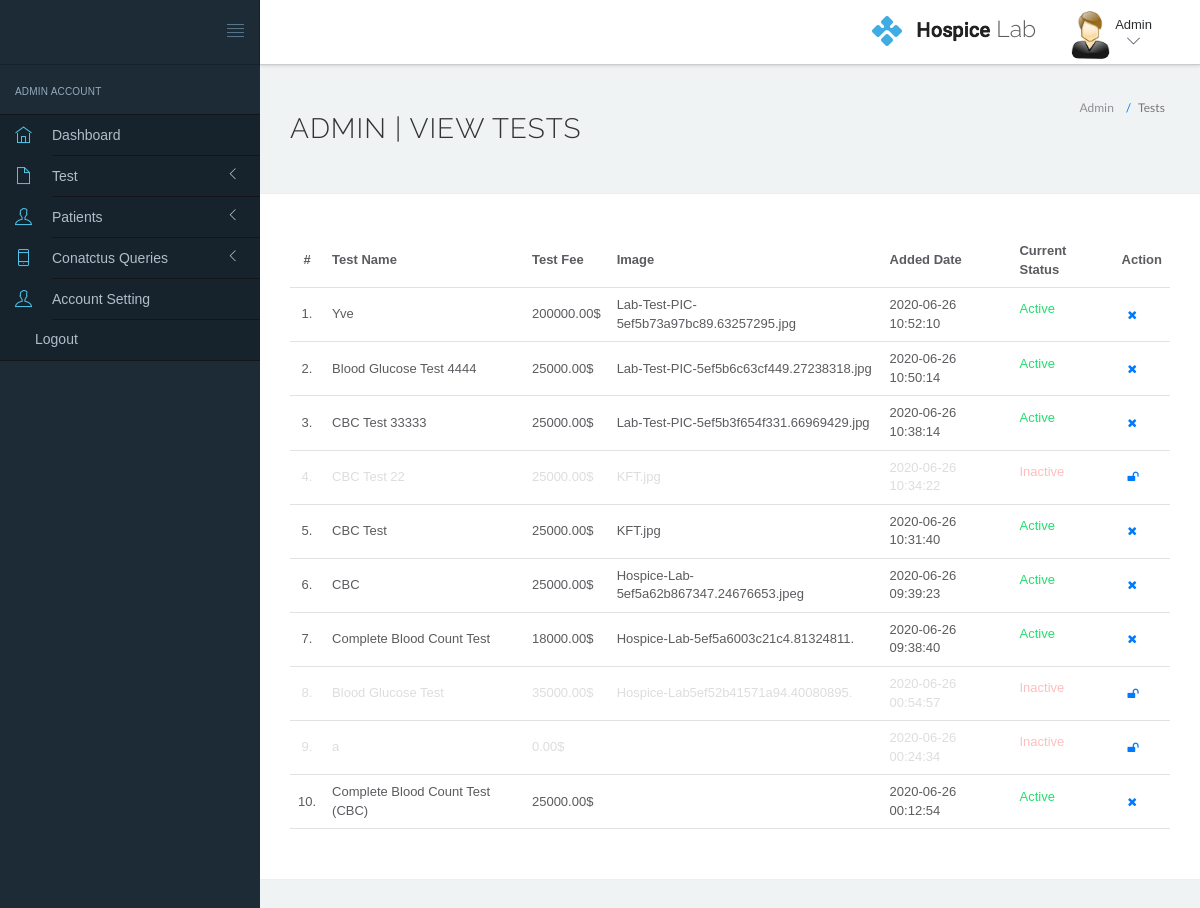
Screenshot of /management/hms/admin/test-list.php (signed in) with the database file from the repository.
### tables this page shows
CREATE TABLE `tests` (
  `ID` int(225) NOT NULL,
  `test_name` varchar(225) NOT NULL,
  `test_fee` decimal(65,2) NOT NULL,
  `image` varchar(225) NOT NULL,
  `status` int(11) NOT NULL,
  `date_test` datetime NOT NULL DEFAULT current_timestamp()
);

### management/hms/admin/test-list.php (the view, shortened to what this page needs)
<?php
include('include/config.php');
?>
<!DOCTYPE html>
<html lang="en">
	<head>
		<link rel="stylesheet" href="vendor/bootstrap/css/bootstrap.min.css">
		<link rel="stylesheet" href="vendor/fontawesome/css/font-awesome.min.css">
		<link rel="stylesheet" href="vendor/themify-icons/themify-icons.min.css">
		<link href="vendor/animate.css/animate.min.css" rel="stylesheet" media="screen">
		<link href="vendor/perfect-scrollbar/perfect-scrollbar.min.css" rel="stylesheet" media="screen">
		<link href="vendor/switchery/switchery.min.css" rel="stylesheet" media="screen">
		<link href="vendor/bootstrap-touchspin/jquery.bootstrap-touchspin.min.css" rel="stylesheet" media="screen">
		<link href="vendor/select2/select2.min.css" rel="stylesheet" media="screen">
		<link href="vendor/bootstrap-datepicker/bootstrap-datepicker3.standalone.min.css" rel="stylesheet" media="screen">
		<link href="vendor/bootstrap-timepicker/bootstrap-timepicker.min.css" rel="stylesheet" media="screen">
		<link rel="stylesheet" href="assets/css/styles.css">
		<link rel="stylesheet" href="assets/css/plugins.css">
		<link rel="stylesheet" href="assets/css/themes/theme-1.css" id="skin_color" />
	</head>
	<body>
		<div id="app">
<?php include('include/sidebar.php');?>
			<div class="app-content">
					<?php include('include/header.php');?>
				<div class="main-content" >
					<div class="wrap-content container" id="container">
						<section id="page-title">
							<div class="row">
								<div class="col-sm-8">
									<h1 class="mainTitle">Admin  | View Tests</h1>
																	</div>
								<ol class="breadcrumb">
									<li>
										<span>Admin </span>
									</li>
									<li class="active">
										<span>Tests</span>
									</li>
								</ol>
							</div>
						</section>
						<div class="container-fluid container-fullw bg-white">
									<div class="row">
								<div class="col-md-12">
									<table class="table table-hover" id="sample-table-1">
										<thead>
											<tr>
												<th class="center">#</th>
												<th>Test Name</th>
												<th>Test Fee</th>
												<th>Image</th>
												<th>Added Date</th>
												<th>Current Status</th>
												<th>Action</th>
											</tr>
										</thead>
										<tbody>
										<?php
										$query_test = $db->prepare('SELECT * FROM tests ORDER BY ID DESC');
										$query_test->execute();
										$cnt=1;
										foreach($query_test as $test_data){
												if ($test_data['status'] == 1){
										?>
											<tr>
												<td class="center"><?php echo $cnt;?>.</td>
												<td><?php echo $test_data['test_name'];?></td>
												<td><?php echo $test_data['test_fee'];?>$</td>
												<td><?php echo $test_data['image'];?></td>
												<td><?php echo $test_data['date_test'];?></td>
												<td><p style="color:#24de6f;">Active</p></td>
												<td >
													<div>
														<a href="test-list.php?id=<?php echo $test_data['ID']?>&del=delete" onClick="return confirm('Are you sure you want to desactivate(Test: <?php echo  $test_data['test_name'] ?>)?')"class="btn btn-transparent btn-xs tooltips" tooltip-placement="top" tooltip="Remove"><i class="fa fa-close"></i></a>
													</div>
												</td>
											</tr>
											<?php
												} else{
													?>
												<tr>
												<td id="idTd" class="center"><?php echo $cnt;?>.</td>
												<td id="idTd"><?php echo $test_data['test_name'];?></td>
												<td id="idTd"><?php echo $test_data['test_fee'];?>$</td>
												<td id="idTd"><?php echo $test_data['image'];?></td>
												<td id="idTd"><?php echo $test_data['date_test'];?></td>
												<td><p style="color:#fb000042">Inactive</p></td>
												<td >
													<div>
														<a  href="test-list.php?activate_id=<?php echo $test_data['ID']?>&activate=activate_test" onClick="return confirm('Are you sure you want to activate(Test: <?php echo  $test_data['test_name'] ?>)?')"class="btn btn-transparent btn-xs tooltips" tooltip-placement="top" tooltip="Remove"><i class="fa fa-unlock"></i></a>
													</div>
												</td>
											</tr>
													<?php
												}
											$cnt=$cnt+1;
											}
											?>
										</tbody>
									</table>
								</div>
							</div>
								</div>
					</div>
				</div>
			</div>
		</div>
	</body>
</html>

### management/hms/admin/include/sidebar.php (shortened to what this page needs)
<div class="sidebar app-aside" id="sidebar">
				<div class="sidebar-container perfect-scrollbar">
<nav>
						<div class="navbar-title">
							<span>Admin Account</span>
						</div>
						<ul class="main-navigation-menu">
							<li>
								<a href="dashboard.php">
									<div class="item-content">
										<div class="item-media">
											<i class="ti-home"></i>
										</div>
										<div class="item-inner">
											<span class="title"> Dashboard </span>
										</div>
									</div>
								</a>
							</li>
							<li>
								<a href="javascript:void(0)">
									<div class="item-content">
										<div class="item-media">
											<i class="ti-file"></i>
										</div>
										<div class="item-inner">
											<span class="title"> Test </span><i class="icon-arrow"></i>
										</div>
									</div>
								</a>
							</li>
							<li>
								<a href="javascript:void(0)">
									<div class="item-content">
										<div class="item-media">
											<i class="ti-user"></i>
										</div>
										<div class="item-inner">
											<span class="title"> Patients </span><i class="icon-arrow"></i>
										</div>
									</div>
								</a>
							</li>
							<li>
								<a href="javascript:void(0)">
									<div class="item-content">
										<div class="item-media">
											<i class="ti-mobile"></i>
										</div>
										<div class="item-inner">
											<span class="title"> Conatctus Queries </span><i class="icon-arrow"></i>
										</div>
									</div>
								</a>
								</li>
						<li>
							<a href="change-password.php">
								<div class="item-content">
									<div class="item-media">
										<i class="ti-user"></i>
									</div>
									<div class="item-inner">
										<span class="title"> Account Setting </span>
									</div>
								</div>
							</a>
						</li>
						<li>
							<a href="logout.php">
								<div class="item-content">
									<div class="item-media">
									</div>
									<div class="item-inner">
										<span class="title"> Logout </span>
									</div>
								</div>
							</a>
						</li>
						</ul>
					</nav>
					</div>
			</div>

### management/hms/admin/include/header.php (shortened to what this page needs)
<header class="navbar navbar-default navbar-static-top">
					<div class="navbar-header">
						<a class="navbar-brand" href="#">
						</a>
						<a href="#" class="sidebar-toggler pull-right visible-md visible-lg" data-toggle-class="app-sidebar-closed" data-toggle-target="#app">
							<i class="ti-align-justify"></i>
						</a>
					</div>
					<div class="navbar-collapse collapse">
						<ul class="nav navbar-right">
								<li  style="padding-top:5%; padding-right: 20px;">
								<h2 style="font-size: 23px;"><img src="../../../user_side/img/logo.png" alt=""> Lab</h2>
							</li>
							<li class="dropdown current-user">
								<a href class="dropdown-toggle" data-toggle="dropdown">
									<img src="assets/images/images.jpg" > <span class="username">
									<?php
										$query = $db->prepare('SELECT * FROM admin WHERE id=:id');
										$query->execute(array(
												'id' => $_SESSION['id_admin']
										));
										foreach($query as $data_patient){
												$fullName = $data_patient['fullname'];
												echo $fullName;
										}
									?>
									<i class="ti-angle-down"></i></i></span>
								</a>
							</li>
						</ul>
					</div>
				</header>

### management/hms/admin/assets/css/plugins.css (style rules this page uses)
.perfect-scrollbar { overflow-y: hidden !important; }

### management/hms/admin/assets/css/themes/theme-1.css (style rules this page uses)
body { background: #F0F3F4; }
header .navbar-header { background: #1C2B36 !important; border-right-color: rgba(0, 0, 0, 0.2) !important; border-bottom-color: rgba(0, 0, 0, 0.2) !important; }
header .navbar-header .sidebar-toggler, header .navbar-header .sidebar-mobile-toggler { color: #5c798f !important; }
header .navbar-header .navbar-brand { color: #ffffff !important; }
header .navbar-collapse { background: #ffffff !important; border-bottom-color: rgba(0, 0, 0, 0.2) !important; box-shadow: 0 0 4px rgba(0, 0, 0, 0.2) !important; }
header .navbar-collapse .navbar-right>li>a { color: #141719; }
header .navbar-collapse .navbar-right>li>a i { color: #3E4B5C !important; }
#sidebar { background: #1C2B36 !important; }
#sidebar:before { border-right-width: 0 !important; border-right-style: solid; border-right-color: transparent !important; }
#sidebar nav { border-right-width: 0 !important; border-right-style: solid; border-right-color: transparent !important; }
#sidebar nav .navbar-title { color: #96abbb; }
#sidebar nav>ul { background: #16232D !important; border-bottom-color: #141518 !important; border-top-color: #141518 !important; }
#sidebar nav>ul>li>a .item-media>i { color: #51C6EA !important; }
#sidebar nav>ul>li>a .item-inner { color: #b4bcc8 !important; border-bottom-color: #141518; }

### management/hms/admin/test-list.php (style rules this page uses)
#idTd { color: #ddd !important; }

### rows the page displays
tests: test_name "Yve", test_fee "200000.00", image "Lab-Test-PIC-5ef5b73a97bc89.63257295.jpg", date_test "2020-06-26 10:52:10"
tests: test_name "Blood Glucose Test 4444", test_fee "25000.00", image "Lab-Test-PIC-5ef5b6c63cf449.27238318.jpg", date_test "2020-06-26 10:50:14"
tests: test_name "CBC Test 33333", test_fee "25000.00", image "Lab-Test-PIC-5ef5b3f654f331.66969429.jpg", date_test "2020-06-26 10:38:14"
tests: test_name "CBC Test 22", test_fee "25000.00", image "KFT.jpg", date_test "2020-06-26 10:34:22"
tests: test_name "CBC Test", test_fee "25000.00", image "KFT.jpg", date_test "2020-06-26 10:31:40"
tests: test_name "CBC", test_fee "25000.00", image "Hospice-Lab-5ef5a62b867347.24676653.jpeg", date_test "2020-06-26 09:39:23"
tests: test_name "Complete Blood Count Test", test_fee "18000.00", image "Hospice-Lab-5ef5a6003c21c4.81324811.", date_test "2020-06-26 09:38:40"
tests: test_name "Blood Glucose Test", test_fee "35000.00", image "Hospice-Lab5ef52b41571a94.40080895.", date_test "2020-06-26 00:54:57"
tests: test_name "a", test_fee "0.00", date_test "2020-06-26 00:24:34"
tests: test_name "Complete Blood Count Test (CBC)", test_fee "25000.00", date_test "2020-06-26 00:12:54"

### other values shown
$fullName "Admin"
